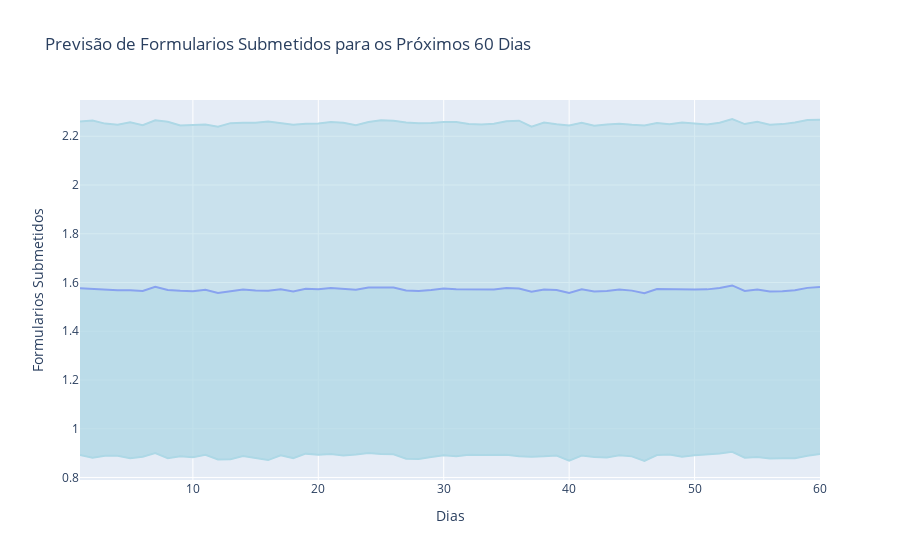

Notebook code for this chart:
### Code cell
fig = px.line(previsoes, x='Dia', y='Média das Previsões', title='Previsão de Formularios Submetidos para os Próximos 60 Dias')
fig.add_scatter(x=previsoes['Dia'], y=previsoes['Limite Inferior'], fill='tonexty', mode='lines', line=dict(color='lightblue'), showlegend=False)
fig.add_scatter(x=previsoes['Dia'], y=previsoes['Limite Superior'], fill='tonexty', mode='lines', line=dict(color='lightblue'), showlegend=False, name='Intervalo de 1 Desvio Padrão')
fig.update_layout(xaxis_title='Dias', yaxis_title='Formularios Submetidos', legend_title='Legenda')
fig.show()

### Figure 1 — Plotly figure (JSON) as saved in the notebook; plotly's stock layout.template omitted (floating-point values rounded to 4 significant figures)
{"data": [{"hovertemplate": "Dia=%{x}<br>Média das Previsões=%{y}<extra></extra>", "legendgroup": "", "line": {"color": "#636efa", "dash": "solid"}, "marker": {"symbol": "circle"}, "mode": "lines", "name": "", "orientation": "v", "showlegend": false, "type": "scatter", "x": [1, 2, 3, 4, 5, 6, 7, 8, 9, 10, 11, 12, 13, 14, 15, 16, 17, 18, 19, 20, 21, 22, 23, 24, 25, 26, 27, 28, 29, 30, 31, 32, 33, 34, 35, 36, 37, 38, 39, 40, 41, 42, 43, 44, 45, 46, 47, 48, 49, 50, 51, 52, 53, 54, 55, 56, 57, 58, 59, 60], "xaxis": "x", "y": [1.577, 1.573, 1.571, 1.568, 1.568, 1.565, 1.583, 1.57, 1.566, 1.564, 1.571, 1.557, 1.564, 1.572, 1.568, 1.566, 1.572, 1.563, 1.575, 1.573, 1.577, 1.573, 1.57, 1.58, 1.581, 1.579, 1.567, 1.565, 1.569, 1.575, 1.573, 1.572, 1.57, 1.571, 1.577, 1.575, 1.562, 1.571, 1.57, 1.557, 1.573, 1.563, 1.565, 1.572, 1.567, 1.556, 1.573, 1.572, 1.57, 1.572, 1.572, 1.577, 1.588, 1.566, 1.572, 1.563, 1.564, 1.568, 1.578, 1.582], "yaxis": "y"}, {"fill": "tonexty", "line": {"color": "lightblue"}, "mode": "lines", "showlegend": false, "type": "scatter", "x": [1, 2, 3, 4, 5, 6, 7, 8, 9, 10, 11, 12, 13, 14, 15, 16, 17, 18, 19, 20, 21, 22, 23, 24, 25, 26, 27, 28, 29, 30, 31, 32, 33, 34, 35, 36, 37, 38, 39, 40, 41, 42, 43, 44, 45, 46, 47, 48, 49, 50, 51, 52, 53, 54, 55, 56, 57, 58, 59, 60], "y": [0.8925, 0.8811, 0.8891, 0.8889, 0.8787, 0.8855, 0.9002, 0.8793, 0.8872, 0.8833, 0.8928, 0.8739, 0.875, 0.8876, 0.8802, 0.8713, 0.891, 0.8795, 0.8979, 0.8928, 0.8962, 0.8904, 0.8946, 0.9006, 0.8964, 0.895, 0.8768, 0.8762, 0.884, 0.8917, 0.8868, 0.8937, 0.8923, 0.8916, 0.8935, 0.8869, 0.8846, 0.8868, 0.8901, 0.8691, 0.89, 0.8839, 0.8824, 0.8914, 0.8866, 0.8676, 0.8919, 0.8944, 0.8847, 0.8917, 0.8949, 0.8985, 0.9051, 0.8813, 0.8839, 0.8776, 0.879, 0.8793, 0.8894, 0.896]}, {"fill": "tonexty", "line": {"color": "lightblue"}, "mode": "lines", "name": "Intervalo de 1 Desvio Padrão", "showlegend": false, "type": "scatter", "x": [1, 2, 3, 4, 5, 6, 7, 8, 9, 10, 11, 12, 13, 14, 15, 16, 17, 18, 19, 20, 21, 22, 23, 24, 25, 26, 27, 28, 29, 30, 31, 32, 33, 34, 35, 36, 37, 38, 39, 40, 41, 42, 43, 44, 45, 46, 47, 48, 49, 50, 51, 52, 53, 54, 55, 56, 57, 58, 59, 60], "y": [2.261, 2.265, 2.252, 2.247, 2.258, 2.245, 2.265, 2.26, 2.244, 2.245, 2.248, 2.239, 2.254, 2.256, 2.255, 2.261, 2.253, 2.247, 2.251, 2.253, 2.258, 2.256, 2.245, 2.259, 2.266, 2.264, 2.257, 2.254, 2.254, 2.259, 2.259, 2.25, 2.248, 2.251, 2.261, 2.264, 2.239, 2.256, 2.249, 2.244, 2.255, 2.243, 2.249, 2.252, 2.247, 2.244, 2.254, 2.249, 2.256, 2.252, 2.249, 2.256, 2.271, 2.25, 2.259, 2.248, 2.25, 2.256, 2.267, 2.268]}], "layout": {"legend": {"title": {"text": "Legenda"}, "tracegroupgap": 0}, "title": {"text": "Previsão de Formularios Submetidos para os Próximos 60 Dias"}, "xaxis": {"anchor": "y", "domain": [0, 1], "title": {"text": "Dias"}}, "yaxis": {"anchor": "x", "domain": [0, 1], "title": {"text": "Formularios Submetidos"}}}}
